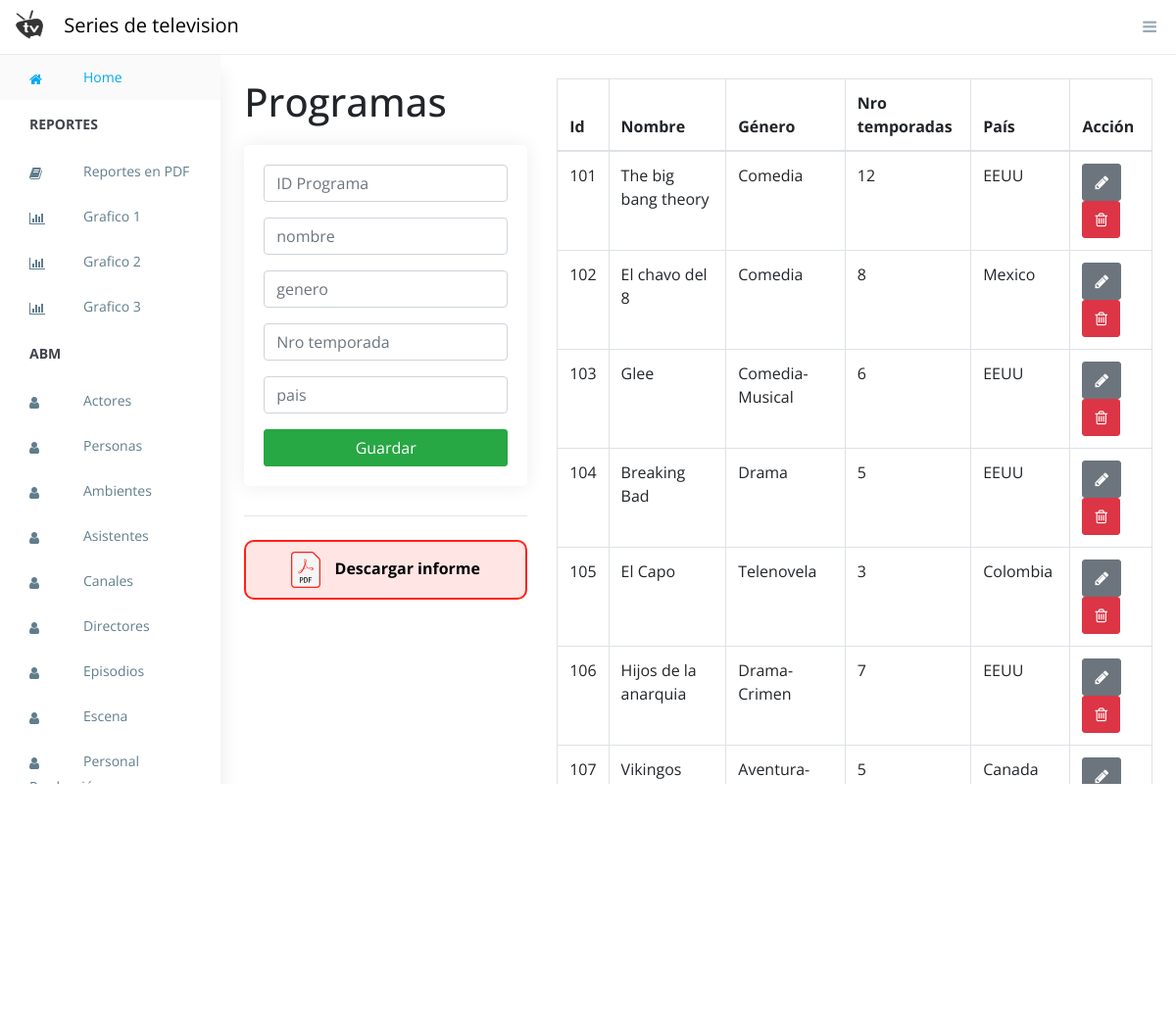
The app's page /programas.php with its own data.
### tables this page shows
CREATE TABLE `programa` (
  `idprog` int(11) NOT NULL,
  `nombre` text,
  `genero` text,
  `nrotemporadas` int(11) DEFAULT NULL,
  `pais` text
);

### programas.php (the view, shortened to what this page needs)
<?php include("base_datos/bd.php")?>
<?php include("partes/header.php")?>
<div class="container contenedor p-4">
    <div class="row">
        <div class="col-md-4">
                <h1>Programas</h1>
            <div class="card card-body">
                <form action="addprograma.php" method="POST">
                    <div class="form-group">
                        <input type="text" name="idprog" class="form-control" placeholder="ID Programa" autofocus required>
                    </div>
                    <div class="form-group">
                        <input type="text" name="nombre" rows="2" class="form-control" placeholder="nombre" pattern="[a-zA-ZàáâäãåąčćęèéêëėįìíîïłńòóôöõøùúûüųūÿýżźñçčšžÀÁÂÄÃÅĄĆČĖĘÈÉÊËÌÍÎÏĮŁŃÒÓÔÖÕØÙÚÛÜŲŪŸÝŻŹÑßÇŒÆČŠŽ∂ð ,.'-]{2,48}"  autofocus required >
                    </div>
                    <div class="form-group">
                        <input type="text" name="genero" class="form-control" placeholder="genero" pattern="[a-zA-ZàáâäãåąčćęèéêëėįìíîïłńòóôöõøùúûüųūÿýżźñçčšžÀÁÂÄÃÅĄĆČĖĘÈÉÊËÌÍÎÏĮŁŃÒÓÔÖÕØÙÚÛÜŲŪŸÝŻŹÑßÇŒÆČŠŽ∂ð ,.'-]{2,48}" autofocus required>
                    </div>
                    <div class="form-group">
                        <input type="number" name="nrotemporadas" rows="2" class="form-control" placeholder="Nro temporada" autofocus  min="1" max="20" required>
                    </div>
                    <div class="form-group">
                        <input type="text" name="pais" class="form-control" placeholder="pais" pattern="[a-zA-ZàáâäãåąčćęèéêëėįìíîïłńòóôöõøùúûüųūÿýżźñçčšžÀÁÂÄÃÅĄĆČĖĘÈÉÊËÌÍÎÏĮŁŃÒÓÔÖÕØÙÚÛÜŲŪŸÝŻŹÑßÇŒÆČŠŽ∂ð ,.'-]{2,48}" autofocus required>
                    </div>
                    <input type="submit" class="btn btn-success btn-block"
                    name="addprograma" value="Guardar">
                </form>
            </div>
            <hr class="mb-4">
            <a href="listas_pdf/listaProgramaPDF.php">
            <div class="boton-pdf">
                <img src="assets/pdf.svg" style="margin-right: 10px" width="30px" alt="">
                Descargar informe
            </div>
            </a>
        </div>
        <div class="col-md-8">
                <table class="table table-bordered">
                    <thead>
                        <tr>
                            <th>Id</th>
                            <th>Nombre</th>
                            <th>Género</th>
                            <th>Nro temporadas</th>
                            <th>País</th>
                            <th>Acción</th>
                        </tr>
                    </thead>
                    <tbody>
                        <?php
                        $query = "SELECT * FROM programa";
                        $result_tasks = mysqli_query($conexion,$query);
                        while($row = mysqli_fetch_array($result_tasks)){ ?>
                            <tr>
                                <td><?php echo $row['idprog']?></td>
                                <td><?php echo $row['nombre']?></td>
                                <td><?php echo $row['genero']?></td>
                                <td><?php echo $row['nrotemporadas']?></td>
                                <td><?php echo $row['pais']?></td>
                                <td>
                                    <a href="editprograma.php?idprog=<?php echo $row['idprog']?>" class="btn btn-secondary">
                                        <i class="fa fa-pencil"></i>
                                    </a>
                                    <a href="eliprograma.php?idprog=<?php echo $row['idprog']?>" class="btn btn-danger">
                                        <i class="fa fa-trash-o"></i>
                                    </a>
                                </td>
                            </tr>
                       <?php }
                        ?>
                    </tbody>
                </table>
        </div>
    </div>
</div>
<?php include("partes/footer.php")?>

### assets/css/style.css (style rules this page uses)
.contenedor { overflow-y: auto; padding-bottom: 63px !important; }
html, body { height: 100%; overflow-y: hidden; }
.boton-pdf { border: #FF2114 2px solid; border-radius: 10px; padding: 10px; text-align: center; background: #ffe5e4; color: black; font-weight: bold; }
.card.card-body { padding: 20px !important; margin-top: 20px; }
.contenedor { overflow-y: auto; }
body { font-family: "Open Sans", sans-serif; font-size: 16px; width: 100%; }
a, button { text-decoration: none; outline: none !important; color: #878787; -webkit-transition: all 0.25s ease; transition: all 0.25s ease; }
h1, h2, h3, h4, h5, h6 { margin: 0; }
img { max-width: 100%; }
.btn, button, input, textarea { -webkit-box-shadow: none; box-shadow: none; outline: 0 !important; }
.btn { border-radius: 3px; }
.card { margin-bottom: 1.875em; border-radius: 5px; padding: 0; border: 0px solid transparent; -webkit-box-shadow: 0 0 20px rgba(0, 0, 0, 0.08); box-shadow: 0 0 20px rgba(0, 0, 0, 0.08); }
.btn, .button { display: inline-block; font-weight: 400; text-align: center; white-space: nowrap; vertical-align: middle; -webkit-transition: all .15s ease-in-out; transition: all .15s ease-in-out; border-radius: 3; cursor: pointer; }
@media (max-width: 1368px) { .card-body { padding: 15px; } }

### records on screen
programa: idprog "101", nombre "The big bang theory", genero "Comedia", nrotemporadas "12", pais "EEUU"
programa: idprog "102", nombre "El chavo del 8", genero "Comedia", nrotemporadas "8", pais "Mexico"
programa: idprog "103", nombre "Glee", genero "Comedia-Musical", nrotemporadas "6", pais "EEUU"
programa: idprog "104", nombre "Breaking Bad", genero "Drama", nrotemporadas "5", pais "EEUU"
programa: idprog "105", nombre "El Capo", genero "Telenovela", nrotemporadas "3", pais "Colombia"
programa: idprog "106", nombre "Hijos de la anarquia", genero "Drama-Crimen", nrotemporadas "7", pais "EEUU"
programa: idprog "107", nombre "Vikingos", genero "Aventura-Drama", nrotemporadas "5", pais "Canada"
